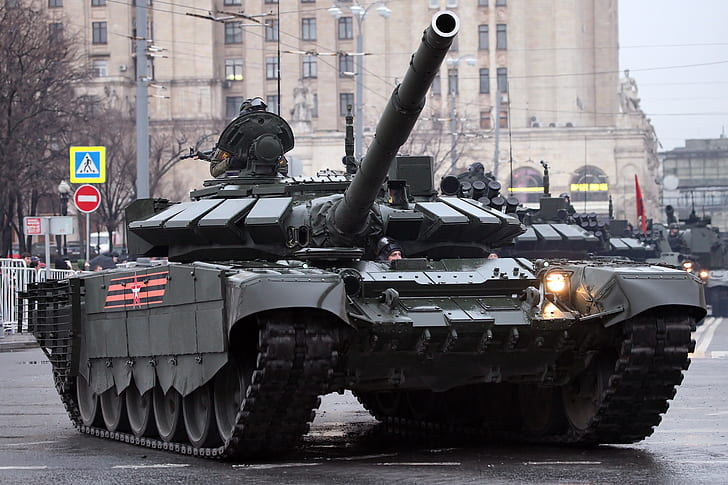
#> input picture T-72B3.jpg, 728 x 485 px
$ python test1e.py
#> lines starting #> are read from the running program, lines starting #| are printed output that depends on the picture
import numpy as np

import sklearn
from skimage import color
from skimage import io
from matplotlib import pyplot as plt

img = io.imread("T-72B3.jpg")
#> img is the input picture: shape (485, 728, 3); mean R, G, B 109.5, 106.6, 110.7

imgR = img[:, :, 0]
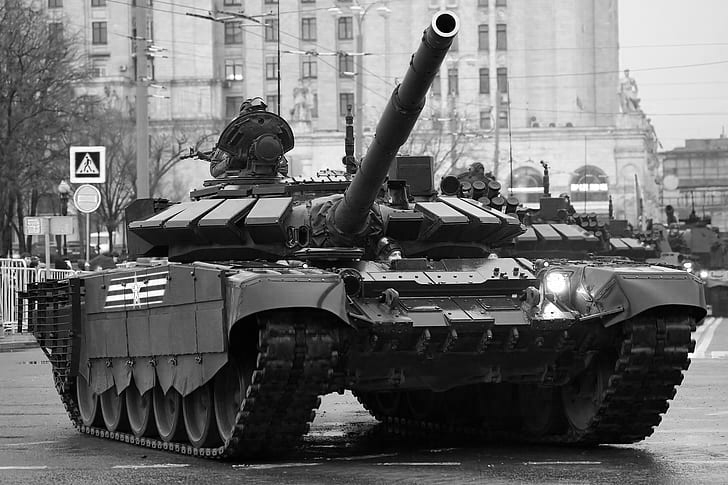
#> imgR: shape (485, 728); min 0, max 255, mean 109.5
imgG = img[:, :, 1]
imgB = img[:, :, 2]
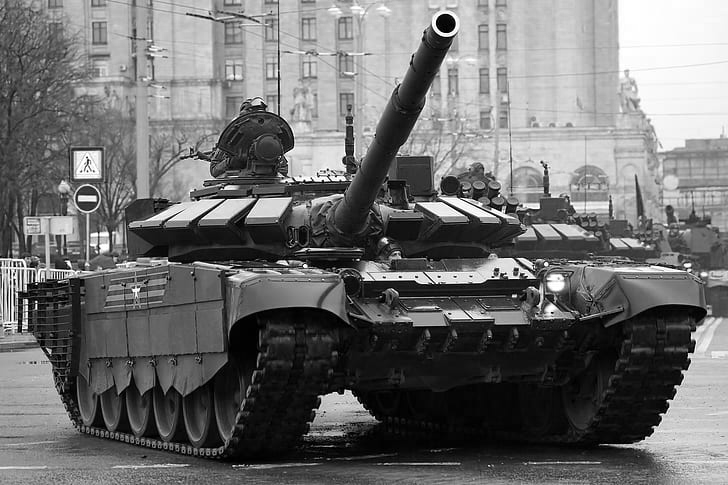
#> imgB: shape (485, 728); min 0, max 255, mean 110.7

imgR_colored = np.zeros_like(img)
imgR_colored[:, :, 0] = imgR
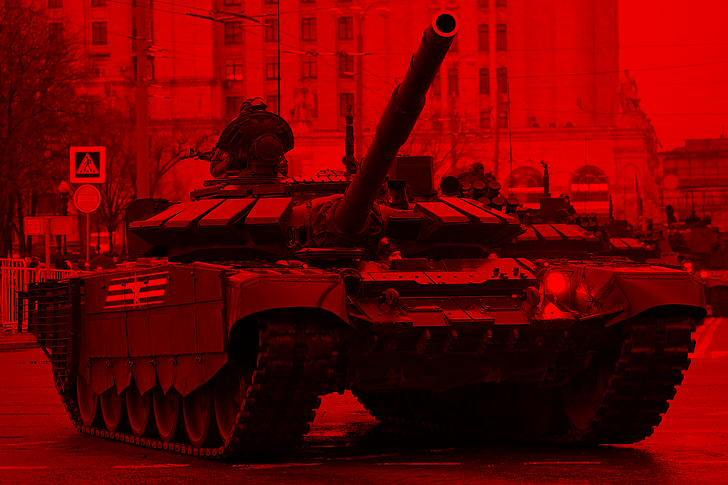
#> imgR_colored: shape (485, 728, 3); mean of channels 0, 1, 2 109.5, 0, 0; drawn as R, G, B

imgG_colored = np.zeros_like(img)
imgG_colored[:, :, 1] = imgG
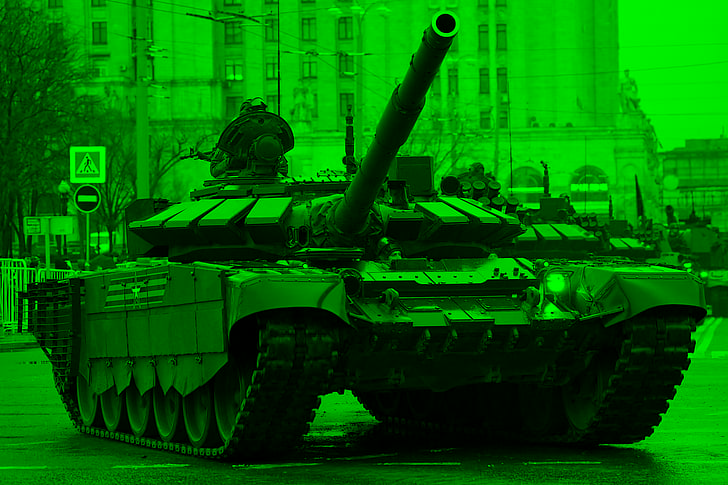
#> imgG_colored: shape (485, 728, 3); mean of channels 0, 1, 2 0, 106.6, 0; drawn as R, G, B

imgB_colored = np.zeros_like(img)
imgB_colored[:, :, 2] = imgB
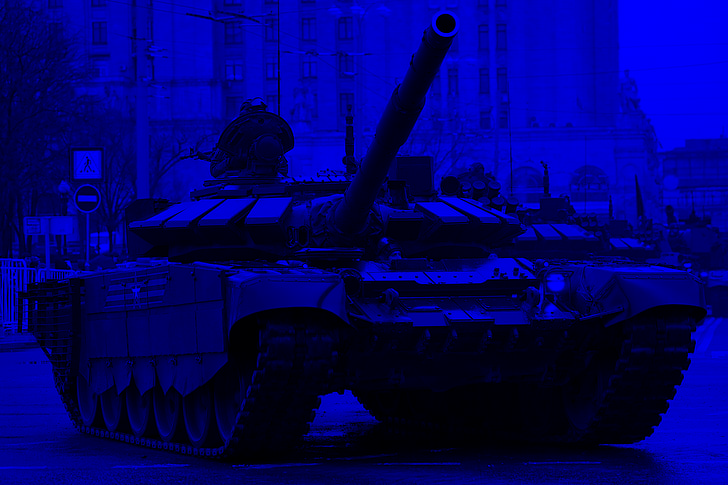
#> imgB_colored: shape (485, 728, 3); mean of channels 0, 1, 2 0, 0, 110.7; drawn as R, G, B

fig, axs = plt.subplots(1, 3)
axs[0].imshow(imgR_colored)
axs[1].imshow(imgG_colored)
axs[2].imshow(imgB_colored)

# fig, axs = plt.subplots(1, 3)
# axs[0].imshow(imgR)
# axs[1].imshow(imgG)
# axs[2].imshow(imgB)

plt.show()

$ run again, with T-90M.jpg copied over T-72B3.jpg
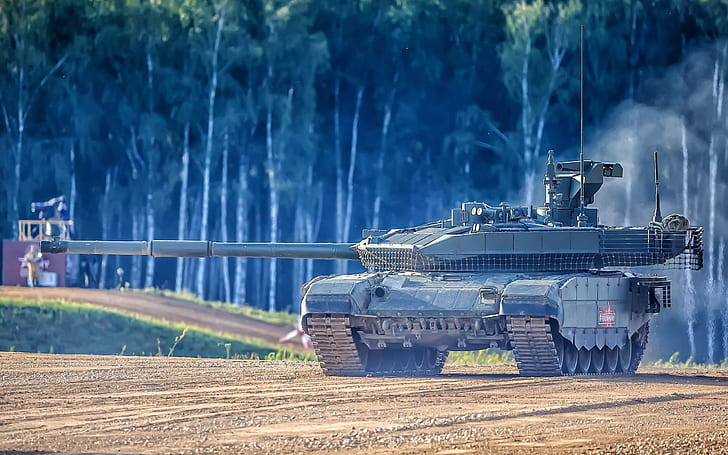
#> input picture T-90M.jpg, 728 x 455 px
#> img is the input picture: shape (455, 728, 3); mean R, G, B 79.4, 105.8, 132.3
#> `imgG_colored[:, :, 1] = imgG`:
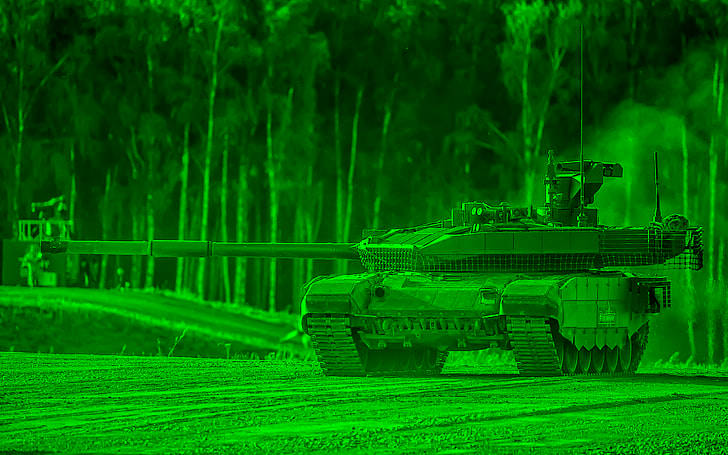
#> imgG_colored: shape (455, 728, 3); mean of channels 0, 1, 2 0, 105.8, 0; drawn as R, G, B
#> `imgB_colored[:, :, 2] = imgB`:
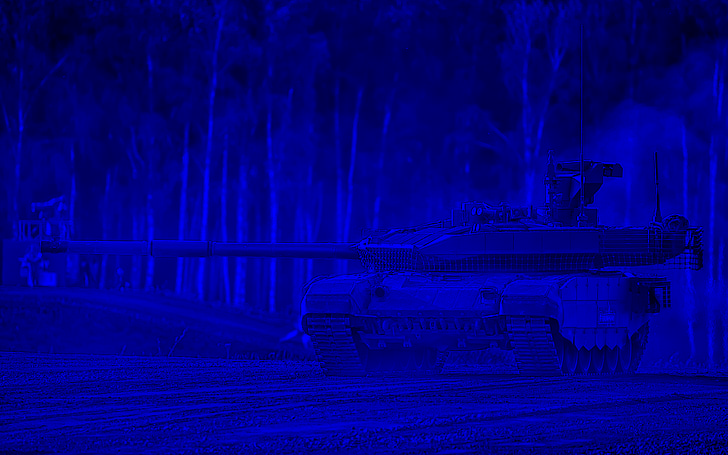
#> imgB_colored: shape (455, 728, 3); mean of channels 0, 1, 2 0, 0, 132.3; drawn as R, G, B
